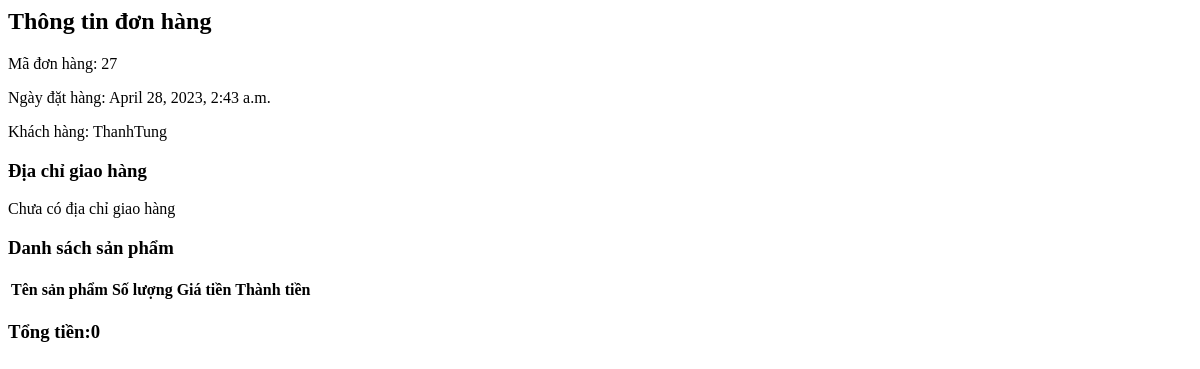
The app's page /orders/27/, older data.
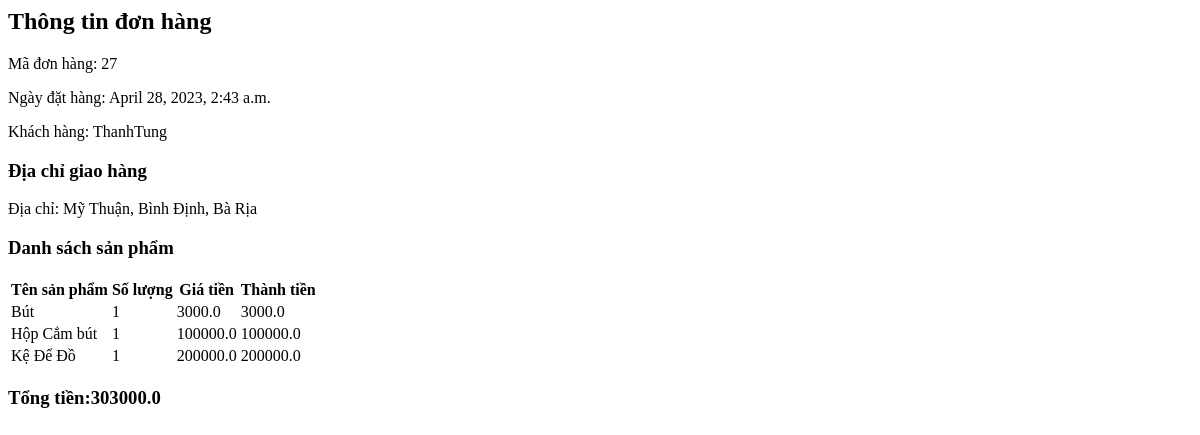
The same page, newer data.
### store/models.py (models this page shows, shortened)
class Order(models.Model):
    customer = models.ForeignKey(Customer, null= True, on_delete=models.SET_NULL, blank= True)
    date_ordered = models.DateTimeField(auto_now_add= True)
    complete = models.BooleanField(default= False, null = True, blank= False)#Don hang mac dinh phai la chua hoan thanh
    transaction_id = models.CharField(max_length= 200, null = True)
    @property
    def get_cart_total(self):
        orderitems = self.orderitem_set.all()
        total = sum([item.get_total for item in orderitems])
        return total
    def get_shipping_addresses(self):
        shipping_addresses = ShippingAddree.objects.filter(order=self)
        return shipping_addresses

class Customer(models.Model):
        user = models.OneToOneField(User, null = True, blank= True, on_delete=models.CASCADE)
        name = models.CharField(max_length=200, null = True)
        email = models.CharField(max_length= 200, null = True)

class ShippingAddree(models.Model):
    customer = models.ForeignKey(Customer, null= True, on_delete=models.SET_NULL, blank=True)
    order = models.ForeignKey(Order, null= True, on_delete=models.SET_NULL, blank=True )
    address = models.CharField(max_length= 200, null= True)
    city = models.CharField(max_length= 200, null= True)
    state = models.CharField(max_length= 200, null= True)
    zip_code = models.CharField(max_length= 200, null= True)
    date_added = models.DateTimeField(auto_now_add= True)

class OrderItem(models.Model):
    order = models.ForeignKey(Order, null=True, on_delete=models.SET_NULL, blank=True)
    product = models.ForeignKey(Product, null=True, on_delete=models.SET_NULL, blank=True)
    quantity = models.IntegerField(default=0, null= True, blank= False)
    date_added = models.DateTimeField(auto_now_add= True)
    @property
    def get_total(self):
        total = self.product.price * self.quantity
        return total
    @classmethod
    def get_order_items_by_order(cls, order_id):
        order_items = cls.objects.filter(order_id=order_id)
        return order_items

class Product(models.Model):
    name = models.CharField(max_length= 200, null= True)
    price = models.FloatField()
    category = models.ForeignKey(Category, null= True, on_delete=models.SET_NULL, blank= True)
    digital = models.BooleanField(default= False, null = True, blank= False)
    description = models.TextField(null=True, blank=True)
    image = models.ImageField(null=True, blank= True)

### store/views.py (the view)
# urls.py: path('orders/<int:order_id>/', views.view_order, name='view_order'),
def view_order(request, order_id):
    order = get_object_or_404(Order, id=order_id)
    order_items = OrderItem.get_order_items_by_order(order).order_by('-date_added')
    customer = order.customer
    shipping_addresses = order.get_shipping_addresses()
    context = {
        'order': order,
        'order_items': order_items,
        'customer': customer,
        'shipping_addresses': shipping_addresses,
    }
    return render(request, 'store/view_order.html', context)

### store/templates/store/view_order.html
    <h2>Thông tin đơn hàng</h2>
    <p>Mã đơn hàng: {{ order.id }}</p>
    <p>Ngày đặt hàng: {{ order.date_ordered }}</p>
    <p>Khách hàng: {{ order.customer.name }}</p>
    <h3>Địa chỉ giao hàng</h3>
    {% for address in order.get_shipping_addresses %}
        <p>Địa chỉ: {{ address.address }},
        {{ address.city }},
         {{ address.state }}
     </p>
    {% empty %}
        <p>Chưa có địa chỉ giao hàng</p>
    {% endfor %}
    <h3>Danh sách sản phẩm</h3>
    <table>
        <thead>
            <tr>
                <th>Tên sản phẩm</th>
                <th>Số lượng</th>
                <th>Giá tiền</th>
                <th>Thành tiền</th>
            </tr>
        </thead>
        <tbody>
            {% for order_item in order.orderitem_set.all %}
                <tr>
                    <td>{{ order_item.product.name }}</td>
                    <td>{{ order_item.quantity }}</td>
                    <td>{{ order_item.product.price }}</td>
                    <td>{{ order_item.get_total }}</td>
                </tr>
            {% endfor %}
        </tbody>
    </table>
    <h3>Tổng tiền:{{ order.get_cart_total }}<h3>

Row changes from the older to the newer data that the page shows:
changed Order "ThanhTung": get_cart_total "0" → "303000.0"
added ShippingAddree: address "Mỹ Thuận", city "Bình Định", state "Bà Rịa"
added OrderItem: product.name "Bút", quantity "1", product.price "3000.0", get_total "3000.0"
added OrderItem: product.name "Hộp Cắm bút", quantity "1", product.price "100000.0", get_total "100000.0"
added OrderItem: product.name "Kệ Để Đồ", quantity "1", product.price "200000.0", get_total "200000.0"
Text that changed along with them:
text no longer shown: "Chưa có địa chỉ giao hàng"
